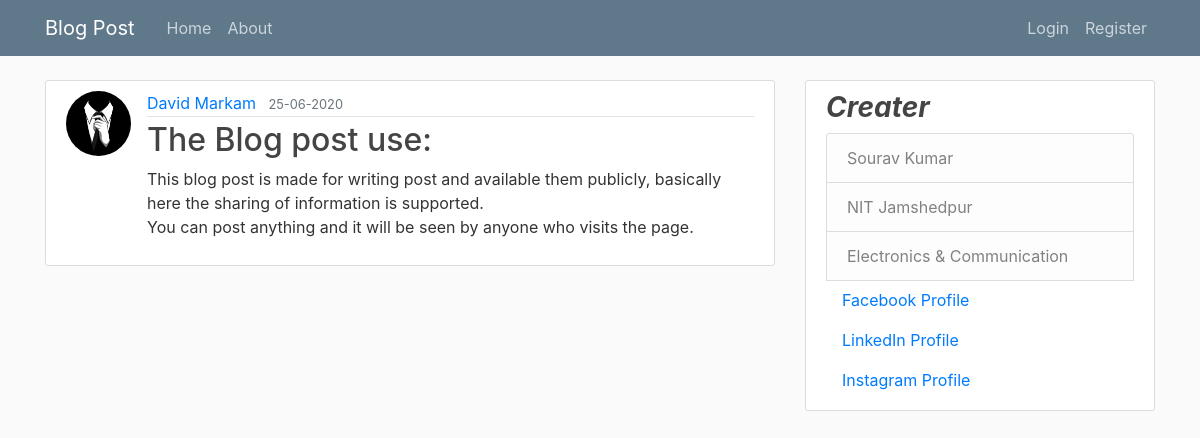
Screenshot of /post/2 with the database file from the repository.
### web/models.py (models this page shows, shortened)
class User(db.Model,UserMixin):
	id = db.Column(db.Integer, primary_key =True)
	username = db.Column(db.String(20),unique=True, nullable=False)
	email = db.Column(db.String(120), unique=True, nullable=False)
	img_file = db.Column(db.String(60),nullable=False, default='default.jpg')
	password = db.Column(db.String(60), nullable=False)
	posts = db.relationship('Post',backref='author', lazy=True)

class Post(db.Model):
	id = db.Column(db.Integer,primary_key=True)
	title = db.Column(db.String(100), nullable=False)
	date_posted = db.Column(db.DateTime, nullable=False, default=datetime.utcnow)
	content = db.Column(db.Text, nullable=False)
	user_id = db.Column(db.Integer, db.ForeignKey('user.id'), nullable=False)

### web/posts/routes.py (the view)
@posts.route("/post/<int:post_id>")
def post(post_id):
	post = Post.query.get_or_404(post_id)
	return render_template('post.html',title=post.title,post=post)

### web/templates/post.html (shortened to what this page needs)
{% extends "layout.html" %}
{% block content %}
<article class="media content-section">
  <img class="rounded-circle article-img" src="{{ url_for('static',filename = 'profile_pics/'+post.author.img_file) }}">
  <div class="media-body">
    <div class="article-metadata">
      <a class="mr-2" href="{{ url_for('users.user_posts', username=post.author.username) }}">{{ post.author.username }}</a>
      <small class="text-muted">{{ post.date_posted.strftime("%d-%m-%Y") }}</small>
    </div>
    <h2 class="article-title">{{ post.title }}</h2>
    <p class="article-content">{{ post.content }}</p>
  </div>
</article>
{% endblock content %}

### web/static/main.css (style rules this page uses)
body { background: #fafafa; color: #333333; margin-top: 5rem; }
h1, h2, h3, h4, h5, h6 { color: #444444; }
.content-section { background: #ffffff; padding: 10px 20px; border: 1px solid #dddddd; border-radius: 3px; margin-bottom: 20px; }
.article-title { color: #444444; }
.article-content { white-space: pre-line; }
.article-img { height: 65px; width: 65px; margin-right: 16px; }
.article-metadata { padding-bottom: 1px; margin-bottom: 4px; border-bottom: 1px solid #e3e3e3 }

### rows the page displays
User: img_file (placeholder picture), author.username "David Markam"
Post: date_posted "25-06-2020", title "The Blog post use:", content "This blog post is made for writing post and available them publicly, basically here the sharing of information is supported. You can post anything and it will be seen by anyone who visits the page."
